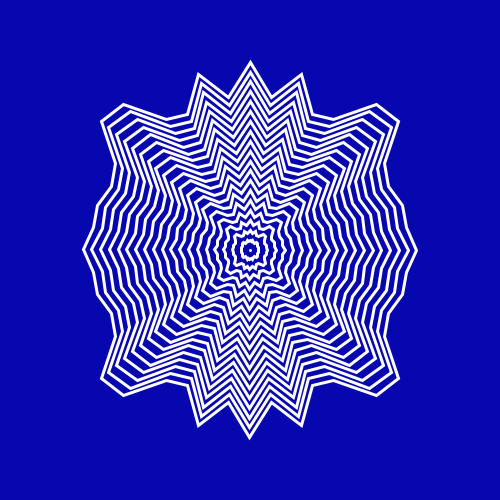
Frame 1 (no input)
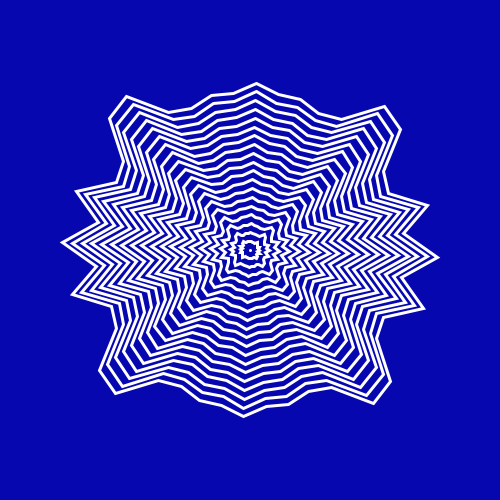
Frame 60 (the mouse pressed at the canvas centre just before this capture)
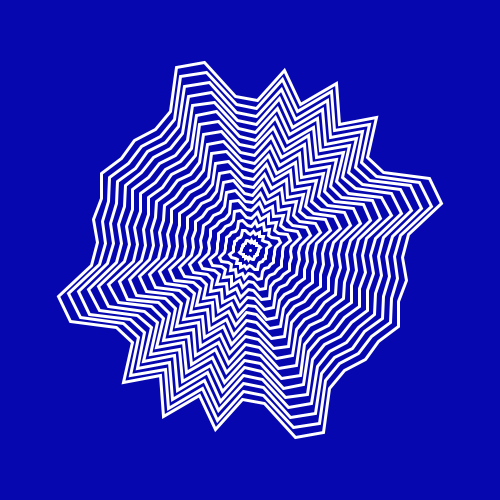
Frame 120 (the mouse held since frame 60 and released just before this capture)

The Processing sketch that drew these frames (run headless with seeded random() and noise(); from frame 60 on, the mouse is pressed at the canvas centre):

// Processing sketch: sketch_14112017
// ── sketch_14112017.pde
float tweets = 44;
float likes = 37;
float followers = 954;
float days = 324;
int total = int(tweets);
float angle = 0;
float speed = 0.4;

void setup(){
  size(500,500);
  smooth();
  noFill();
  noiseSeed(324);
  stroke(255);
}

void draw(){
  background(6,7,175);
  translate(width/2, height/2);
  rotate(angle);
  for(int i = 0; i < 20; i++){
    blob(i);
  }
  angle+=speed;
}

void blob(int r){
  beginShape();
      for(int i = 0 ; i <= tweets; i++){
        float angle = map(i,0,tweets, 0, TWO_PI);
        float x = cos(angle);
        float y = sin(angle);
        float n = noise(x * likes,y * followers);
        float l = map(n, -1,1,0,4);
        if(i%2 == 0){
          strokeWeight(3);
        }else{
          strokeWeight(1);
        }
        vertex(x * l * r * 3, y * l * r * 3);
      }
   endShape();
}
